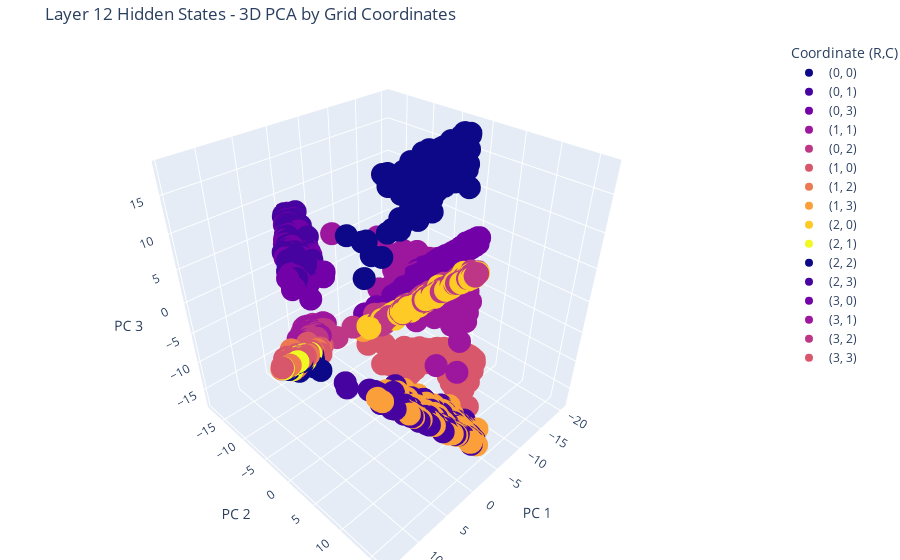

Notebook code cell kept with this figure:
### Code cell
# Execute PCA analysis for different layers
print("="*60)
print("PCA ANALYSIS: HIDDEN STATE STRUCTURE ACROSS LAYERS")
print("="*60)

# Layer 1: 2D PCA (3x3 grid, coordinate-based)
print("\n1. Layer 1: Coordinate-based representation")
layer1_points = run_pca_analysis(model, tokenizer, layer_idx=1, grid_size=3, num_prompts=300)
pca1, coords1 = plot_coordinate_colored_pca(layer1_points, layer_idx=1, grid_size=3)

# Layer 7: 2D PCA (3x3 grid, coordinate-based)  
print("\n2. Layer 7: Coordinate-based representation")
layer7_points = run_pca_analysis(model, tokenizer, layer_idx=7, grid_size=3, num_prompts=300)
pca7, coords7 = plot_coordinate_colored_pca(layer7_points, layer_idx=7, grid_size=3)

# Layer 12: Interactive 3D PCA (4x4 grid, coordinate-based)
print("\n3. Layer 12: Interactive 3D coordinate-based representation")
layer12_points = run_pca_analysis(model, tokenizer, layer_idx=12, grid_size=4, num_prompts=300, walk_length=200)
pca12, coords12 = plot_interactive_3d_pca(layer12_points, layer_idx=12, grid_size=4)

print("\nPCA analysis complete!")

### Figure 1 — Plotly figure (JSON) as saved in the notebook; plotly's stock layout.template omitted (floating-point values rounded to 4 significant figures; data arrays with more than 128 entries replaced by an {"elided": "..."} marker saying what was removed)
{"data": [{"hovertemplate": "coordinate=(0, 0)<br>PC 1=%{x}<br>PC 2=%{y}<br>PC 3=%{z}<extra></extra>", "legendgroup": "(0, 0)", "marker": {"color": "#0d0887", "symbol": "circle"}, "mode": "markers", "name": "(0, 0)", "scene": "scene", "showlegend": true, "type": "scatter3d", "x": {"elided": "299 float values"}, "y": {"elided": "299 float values"}, "z": {"elided": "299 float values"}}, {"hovertemplate": "coordinate=(0, 1)<br>PC 1=%{x}<br>PC 2=%{y}<br>PC 3=%{z}<extra></extra>", "legendgroup": "(0, 1)", "marker": {"color": "#46039f", "symbol": "circle"}, "mode": "markers", "name": "(0, 1)", "scene": "scene", "showlegend": true, "type": "scatter3d", "x": {"elided": "300 float values"}, "y": {"elided": "300 float values"}, "z": {"elided": "300 float values"}}, {"hovertemplate": "coordinate=(0, 3)<br>PC 1=%{x}<br>PC 2=%{y}<br>PC 3=%{z}<extra></extra>", "legendgroup": "(0, 3)", "marker": {"color": "#7201a8", "symbol": "circle"}, "mode": "markers", "name": "(0, 3)", "scene": "scene", "showlegend": true, "type": "scatter3d", "x": {"elided": "300 float values"}, "y": {"elided": "300 float values"}, "z": {"elided": "300 float values"}}, {"hovertemplate": "coordinate=(1, 1)<br>PC 1=%{x}<br>PC 2=%{y}<br>PC 3=%{z}<extra></extra>", "legendgroup": "(1, 1)", "marker": {"color": "#9c179e", "symbol": "circle"}, "mode": "markers", "name": "(1, 1)", "scene": "scene", "showlegend": true, "type": "scatter3d", "x": {"elided": "298 float values"}, "y": {"elided": "298 float values"}, "z": {"elided": "298 float values"}}, {"hovertemplate": "coordinate=(0, 2)<br>PC 1=%{x}<br>PC 2=%{y}<br>PC 3=%{z}<extra></extra>", "legendgroup": "(0, 2)", "marker": {"color": "#bd3786", "symbol": "circle"}, "mode": "markers", "name": "(0, 2)", "scene": "scene", "showlegend": true, "type": "scatter3d", "x": {"elided": "300 float values"}, "y": {"elided": "300 float values"}, "z": {"elided": "300 float values"}}, {"hovertemplate": "coordinate=(1, 0)<br>PC 1=%{x}<br>PC 2=%{y}<br>PC 3=%{z}<extra></extra>", "legendgroup": "(1, 0)", "marker": {"color": "#d8576b", "symbol": "circle"}, "mode": "markers", "name": "(1, 0)", "scene": "scene", "showlegend": true, "type": "scatter3d", "x": {"elided": "300 float values"}, "y": {"elided": "300 float values"}, "z": {"elided": "300 float values"}}, {"hovertemplate": "coordinate=(1, 2)<br>PC 1=%{x}<br>PC 2=%{y}<br>PC 3=%{z}<extra></extra>", "legendgroup": "(1, 2)", "marker": {"color": "#ed7953", "symbol": "circle"}, "mode": "markers", "name": "(1, 2)", "scene": "scene", "showlegend": true, "type": "scatter3d", "x": {"elided": "300 float values"}, "y": {"elided": "300 float values"}, "z": {"elided": "300 float values"}}, {"hovertemplate": "coordinate=(1, 3)<br>PC 1=%{x}<br>PC 2=%{y}<br>PC 3=%{z}<extra></extra>", "legendgroup": "(1, 3)", "marker": {"color": "#fb9f3a", "symbol": "circle"}, "mode": "markers", "name": "(1, 3)", "scene": "scene", "showlegend": true, "type": "scatter3d", "x": {"elided": "300 float values"}, "y": {"elided": "300 float values"}, "z": {"elided": "300 float values"}}, {"hovertemplate": "coordinate=(2, 0)<br>PC 1=%{x}<br>PC 2=%{y}<br>PC 3=%{z}<extra></extra>", "legendgroup": "(2, 0)", "marker": {"color": "#fdca26", "symbol": "circle"}, "mode": "markers", "name": "(2, 0)", "scene": "scene", "showlegend": true, "type": "scatter3d", "x": {"elided": "300 float values"}, "y": {"elided": "300 float values"}, "z": {"elided": "300 float values"}}, {"hovertemplate": "coordinate=(2, 1)<br>PC 1=%{x}<br>PC 2=%{y}<br>PC 3=%{z}<extra></extra>", "legendgroup": "(2, 1)", "marker": {"color": "#f0f921", "symbol": "circle"}, "mode": "markers", "name": "(2, 1)", "scene": "scene", "showlegend": true, "type": "scatter3d", "x": {"elided": "300 float values"}, "y": {"elided": "300 float values"}, "z": {"elided": "300 float values"}}, {"hovertemplate": "coordinate=(2, 2)<br>PC 1=%{x}<br>PC 2=%{y}<br>PC 3=%{z}<extra></extra>", "legendgroup": "(2, 2)", "marker": {"color": "#0d0887", "symbol": "circle"}, "mode": "markers", "name": "(2, 2)", "scene": "scene", "showlegend": true, "type": "scatter3d", "x": {"elided": "300 float values"}, "y": {"elided": "300 float values"}, "z": {"elided": "300 float values"}}, {"hovertemplate": "coordinate=(2, 3)<br>PC 1=%{x}<br>PC 2=%{y}<br>PC 3=%{z}<extra></extra>", "legendgroup": "(2, 3)", "marker": {"color": "#46039f", "symbol": "circle"}, "mode": "markers", "name": "(2, 3)", "scene": "scene", "showlegend": true, "type": "scatter3d", "x": {"elided": "300 float values"}, "y": {"elided": "300 float values"}, "z": {"elided": "300 float values"}}, {"hovertemplate": "coordinate=(3, 0)<br>PC 1=%{x}<br>PC 2=%{y}<br>PC 3=%{z}<extra></extra>", "legendgroup": "(3, 0)", "marker": {"color": "#7201a8", "symbol": "circle"}, "mode": "markers", "name": "(3, 0)", "scene": "scene", "showlegend": true, "type": "scatter3d", "x": {"elided": "299 float values"}, "y": {"elided": "299 float values"}, "z": {"elided": "299 float values"}}, {"hovertemplate": "coordinate=(3, 1)<br>PC 1=%{x}<br>PC 2=%{y}<br>PC 3=%{z}<extra></extra>", "legendgroup": "(3, 1)", "marker": {"color": "#9c179e", "symbol": "circle"}, "mode": "markers", "name": "(3, 1)", "scene": "scene", "showlegend": true, "type": "scatter3d", "x": {"elided": "300 float values"}, "y": {"elided": "300 float values"}, "z": {"elided": "300 float values"}}, {"hovertemplate": "coordinate=(3, 2)<br>PC 1=%{x}<br>PC 2=%{y}<br>PC 3=%{z}<extra></extra>", "legendgroup": "(3, 2)", "marker": {"color": "#bd3786", "symbol": "circle"}, "mode": "markers", "name": "(3, 2)", "scene": "scene", "showlegend": true, "type": "scatter3d", "x": {"elided": "300 float values"}, "y": {"elided": "300 float values"}, "z": {"elided": "300 float values"}}, {"hovertemplate": "coordinate=(3, 3)<br>PC 1=%{x}<br>PC 2=%{y}<br>PC 3=%{z}<extra></extra>", "legendgroup": "(3, 3)", "marker": {"color": "#d8576b", "symbol": "circle"}, "mode": "markers", "name": "(3, 3)", "scene": "scene", "showlegend": true, "type": "scatter3d", "x": {"elided": "299 float values"}, "y": {"elided": "299 float values"}, "z": {"elided": "299 float values"}}], "layout": {"legend": {"title": {"text": "Coordinate (R,C)"}, "tracegroupgap": 0}, "margin": {"b": 0, "l": 0, "r": 0, "t": 40}, "scene": {"domain": {"x": [0, 1], "y": [0, 1]}, "xaxis": {"title": {"text": "PC 1"}}, "yaxis": {"title": {"text": "PC 2"}}, "zaxis": {"title": {"text": "PC 3"}}}, "title": {"text": "Layer 12 Hidden States - 3D PCA by Grid Coordinates"}}}
